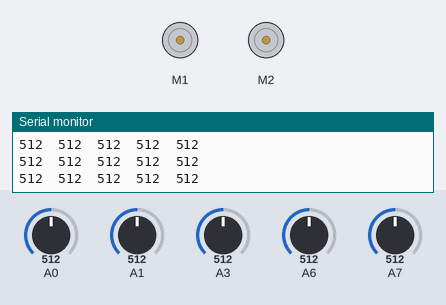
A sketch run on a simulated Arduino Nano, built with avr-gcc and run on an emulated ATmega328P. Shown: 2 × DC motor (green arrow = forward, orange = backward, longer = faster), the last lines printed to the serial monitor. The test bench sets the inputs (shaded band); at power-on: A3 = 512, A6 = 512, A0 = 512, A1 = 512, A7 = 512.

Above: at 3.7 s.
3.8 s: A3 set to 843
5.3 s: A3 set to 862
At 6.2 s:
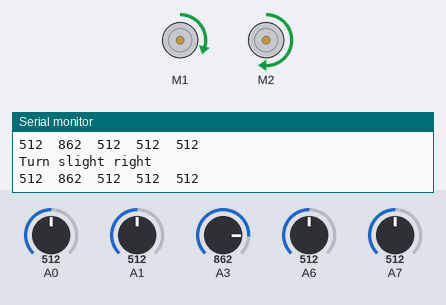
6.8 s: A6 set to 837
9.8 s: A6 set to 862
At 10.4 s:
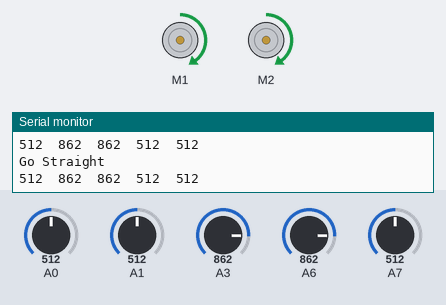
11.3 s: A0 set to 835
14.3 s: A0 set to 867
At 15.6 s:
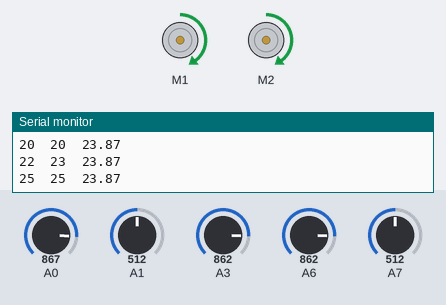
Timing chart, 0 to 17.0 s (numbered marks = the images above; inputs shaded):
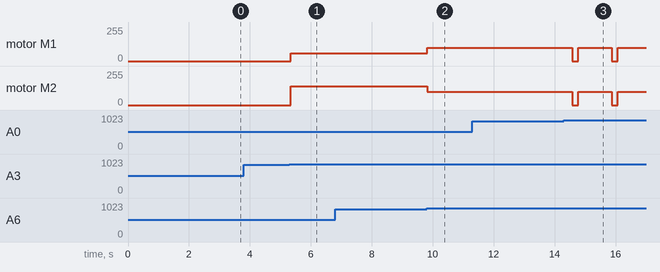

Measured:
- the behaviour switches between 850 and 851 on A3 (found by bisection; images 0 and 1)
- the behaviour switches between 850 and 851 on A6 (found by bisection; images 1 and 2)
- the behaviour switches between 850 and 851 on A0 (found by bisection; images 2 and 3)
- after the input at 5.3 s, motor M1: stopped → forward 59/255 at once; motor M2: stopped → forward 139/255 at once
- after the input at 9.8 s, motor M1: forward 59/255 → forward 99/255 at once; motor M2: forward 139/255 → forward 99/255 at once
- after the input at 14.3 s, motor M1, motor M2: alternates forward 99/255 for 1.1 s and stopped for 0.20 s, starting after 0.28 s

The sketch:

MazeLineSolverSpringQuarterV2.2.ino
```cpp
/***********************************************************************
* Author: Elena Chong
* Last time modified: March 19th, 2016
* Description: Maze Line Solver Vr 2.2 for the RedBot 5 IR sensors
Can perform line following. Not smooth, but acceptable. Maze 1 SOLVED
Can perform simple decision, but no left decision. Maze 2 SOLVED
Can perform simple decision, and left decision too!. Maze 3 SOLVED
***********************************************************************/
#include <RedBot.h>
RedBotSensor left = RedBotSensor(A3);   // initialize a left sensor object on A3
RedBotSensor center = RedBotSensor(A6); // initialize a center sensor object on A6
RedBotSensor right = RedBotSensor(A7);  // initialize a right sensor object on A7
RedBotSensor farR = RedBotSensor(A1);  // initialize a right sensor object on A4
RedBotSensor farL = RedBotSensor(A0);  // initialize a right sensor object on A7

#define THRESHOLD 850
#define SPEED 100  // sets the nominal speed. Set to any number from 0 - 255.
#define USPEED 110
#define UDELAY 850 // Makes it turn almost 90 degree

RedBotEncoder encoder = RedBotEncoder(A2, 10);  // initializes encoder on pins A2 and 10
RedBotMotors motors;
int leftSpeed = 0;   // variable used to store the leftMotor speed
int rightSpeed = 0;  // variable used to store the rightMotor speed
int countsPerRev = 192;   // 4 pairs of N-S x 48:1 gearbox = 192 ticks per wheel rev
float wheelDiam = 2.56;  // diam = 65mm / 25.4 mm/in
float wheelCirc = PI*wheelDiam;  // Redbot wheel circumference = pi*D
int lCount = 0; // variables used to store the left and right encoder counts.
int rCount = 0;
int count = 0;
int leftAvg = 0;
int rightAvg = 0;
int centerAvg = 0;
int farRAvg = 0;
int farLAvg = 0;

void setup()
{
	Serial.begin(9600);
	delay(2000);
	Serial.println("IR Sensor Readings: ");
	delay(500);
}

void loop()
{
	// Reading data from the five IR Sensors on the redbot
	Serial.print(farL.read());
	Serial.print("\t");  // tab character
	Serial.print(left.read());
	Serial.print("\t");  // tab character
	Serial.print(center.read());
	Serial.print("\t");  // tab character
	Serial.print(right.read());
	Serial.print("\t");  // tab character
	Serial.print(farR.read());
	Serial.println();

	// Go Forward if left is negative and right is positive
	// Go Reverse if left is positive and right is negative
	// Spin CW if left is negative and right is negative
	// Spin CCW if left is positive and right is positive
	// Go Straight
	if (centerSensors() > THRESHOLD)
	{
		Serial.println("Go Straight");
		leftSpeed = -SPEED;
		rightSpeed = SPEED;
	}
	// If see right, turn slightly left
	else if (rightSensors() > THRESHOLD)
	{
		Serial.println("Turn slightly left");
		leftSpeed = -(SPEED + 40);
		rightSpeed = SPEED - 40;
	}
	// if see left, turn slightly right
	else if (leftSensors() > THRESHOLD)
	{
		Serial.println("Turn slight right");
		leftSpeed = -(SPEED - 40);
		rightSpeed = SPEED + 40;
	}
	if (farRight() > THRESHOLD && rightSensors() > THRESHOLD && farLeft() < THRESHOLD) {

		Serial.println("Turn RIGHT");
		leftSpeed = -SPEED;
		rightSpeed = -SPEED;
		delay(500); // May need to change to UDELAY
	}
	else if (farLeft() > THRESHOLD && leftSensors() > THRESHOLD && centerSensors() > THRESHOLD && farRight() < THRESHOLD) {
		Serial.println("deciding left");
		goForwardDecideLeft();
	}
	if ((leftSensors() > THRESHOLD) && (centerSensors() > THRESHOLD) && (rightSensors() > THRESHOLD) && (farRight() > THRESHOLD) && (farLeft() > THRESHOLD))
	{
		Serial.println("deciding right");
		goForwardDecide();
	}

	// PROBLEM WITH STOP OR U TURN. IT'S TOO SENSITIVE AND WON'T LET THE TURNS PERFORM FIRST. FIGURE THIS OUT
	// TO-DO: Let turn performs before stop or u-turn
	//if ((leftSensors() < THRESHOLD) && (centerSensors() < THRESHOLD) && (rightSensors() < THRESHOLD) && (farRight() < THRESHOLD) && (farLeft() < THRESHOLD))
	//{
	//	delay(1000); // Add delay to reduce the sensibility
	//	Serial.println("STOP");
	//	motors.brake();
	//	leftSpeed = 0;
	//	rightSpeed = 0;
	//}
	else
	{
		motors.leftMotor(leftSpeed);
		motors.rightMotor(rightSpeed);
	}
	delay(0);
}

// UPDATE SENSOR DATA - AVERAGE SENSOR READING.
void updateSensors() {
	int leftS;
	int centerS;
	int rightS;
	int farRS;
	int farLS;

	for (int i = 0; i < 5; i++) {
		leftS = leftS + left.read();
		rightS = rightS + right.read();
		centerS = centerS + center.read();
		farLS = farLS + farL.read();
		farRS = farRS + farR.read();
	}
	leftAvg = leftS / 5;
	rightAvg = rightS / 5;
	centerAvg = centerS / 5;
	farLAvg = farLS / 5;
	farRAvg = farRS / 5;
}
int farRight() {
	int farRS;

	for (int i = 0; i < 5; i++) {
		farRS = farRS + farR.read();
	}
	return farRAvg = farRS / 5;

}
int farLeft() {
	int farLS;

	for (int i = 0; i < 5; i++) {
		farLS = farLS + farL.read();
	}
	return farLAvg = farLS / 5;

}
int centerSensors() {
	int centerS;

	for (int i = 0; i < 5; i++) {
		centerS = centerS + center.read();
	}
	return centerAvg = centerS / 5;
}
int rightSensors() {
	int rightS;

	for (int i = 0; i < 5; i++) {
		rightS = rightS + right.read();
	}
	return rightAvg = rightS / 5;
}
int leftSensors() {
	int leftS;

	for (int i = 0; i < 5; i++) {
		leftS = leftS + left.read();
	}
	return leftAvg = leftS / 5;
}


/********************************************
* Go forward an inch to decide next movement.
*/
void goForwardDecide() {
	// move forward and decide based on values read.
	Serial.println("Move forward an inch");
	driveDistance(1, -SPEED, SPEED); //drive forward an inch
	delay(200); //delay
	if ((leftSensors() > THRESHOLD) && (centerSensors() > THRESHOLD) && (rightSensors() > THRESHOLD) && (farRight() > THRESHOLD) && (farLeft() > THRESHOLD))
	{
		motors.brake();
		leftSpeed = 0;
		rightSpeed = 0;
	}
	else if (farRight() < THRESHOLD) {
		//right turn
		leftSpeed = -SPEED;
		rightSpeed = -SPEED;
	}
	//else if ((right.read() < THRESHOLD) && (center.read() > THRESHOLD) && (left.read() < THRESHOLD)) {
	//	leftSpeed = -SPEED;
	//	rightSpeed = SPEED;
	//}
	////else {
	////	leftSpeed = 0;
	////	rightSpeed = 0;
	////}
	//delay(200);
	//driveDistance(1, SPEED, -SPEED);
	//delay(200);
	motors.leftMotor(leftSpeed);
	motors.rightMotor(rightSpeed);
	delay(UDELAY);
	motors.brake();
}
/********************************************
* Go forward an inch to decide next movement.
*/
void goForwardDecideLeft() {
	// move forward and decide based on values read.
	Serial.println("Move forward an inch");
	driveDistance(1, -SPEED, SPEED); //drive forward an inch
	delay(200); //delay
	if (centerSensors() < THRESHOLD) {
		// LEFT TURN
		leftSpeed = SPEED;
		rightSpeed = SPEED;
	}
	else
	{
		leftSpeed = -SPEED;
		rightSpeed = SPEED;
	}
	//else if ((right.read() < THRESHOLD) && (center.read() > THRESHOLD) && (left.read() < THRESHOLD)) {
	//	leftSpeed = -SPEED;
	//	rightSpeed = SPEED;
	//}
	////else {
	////	leftSpeed = 0;
	////	rightSpeed = 0;
	////}
	//delay(200);
	//driveDistance(1, SPEED, -SPEED);
	//delay(200);
	motors.leftMotor(leftSpeed);
	motors.rightMotor(rightSpeed);
	delay(UDELAY);
	motors.brake();
}
/**
* Drive distance function from RedBot library examples
* distance in inches
* leftPower must be negative to drive forward
* rightPower must be positive to drive forward
*/
void driveDistance(float distance, int leftPower, int rightPower)
{
	long lCount = 0;
	long rCount = 0;
	float numRev;
	// debug
	Serial.print("driveDistance() ");
	Serial.print(distance);
	Serial.print(" inches at ");
	Serial.print(leftPower);
	Serial.println(" left power.");
	Serial.print(rightPower);
	Serial.println(" right power.");
	numRev = (float)distance / wheelCirc;
	Serial.println(numRev, 3);
	encoder.clearEnc(BOTH);  // clear the encoder count
	motors.leftMotor(leftPower);
	motors.rightMotor(rightPower);

	while (abs(lCount) < numRev*countsPerRev)
	{
		// while the left encoder is less than the target count -- debug print
		// the encoder values and wait -- this is a holding loop.
		lCount = encoder.getTicks(LEFT);
		rCount = encoder.getTicks(RIGHT);
		Serial.print(lCount);
		Serial.print("\t");
		Serial.print(rCount);
		Serial.print("\t");
		Serial.println(numRev*countsPerRev);
	}
	// now apply "brakes" to stop the motors.
	motors.brake();
}
```
